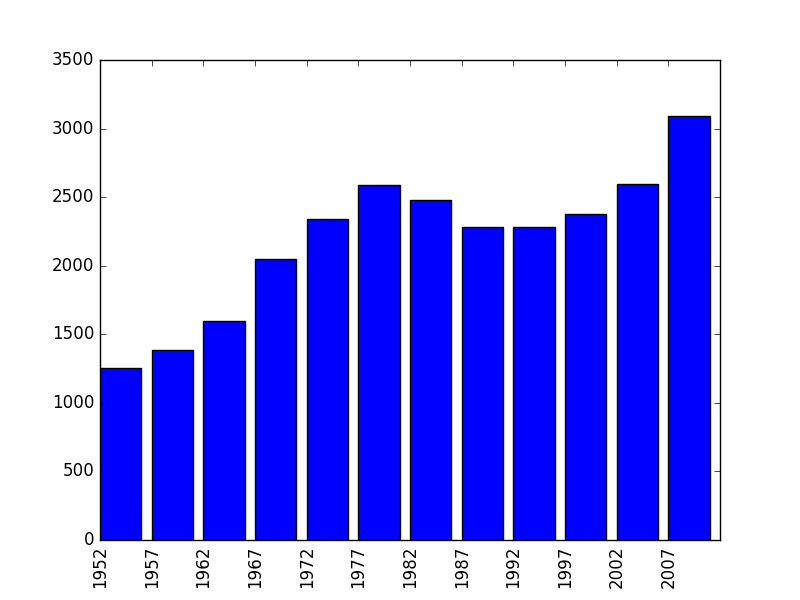

Generate this figure with Python:

# coding: utf-8

# In[5]:

import csv
import matplotlib.pyplot as mplt

with open("gapminder_gdp_americas.csv") as csvf:
    f = csv.reader(csvf, delimiter = ',')
    i = 0
    gdps = [[]]
    
    
    for maris in f:
        for graces in maris:
            col = i % len(maris)
            if(len(gdps) < col + 1):
                gdps.append([])
            if(i > len(maris) and col > 0):
                gdps[col].append(float(graces))
            i += 1
    del gdps[0]
    averages = []
    for i in gdps:
        averages.append(sum(i)/len(i))
    
    n = []
    x = range(len(averages))
    for i in x:
        j = (i * 5) + 1952
        n += [str(j)]
    
    mplt.bar(x,averages)
    mplt.xticks(x, n, rotation = 'vertical')
    
    mplt.savefig('final.png')
    print("look at my graph huehue")


# In[ ]:



